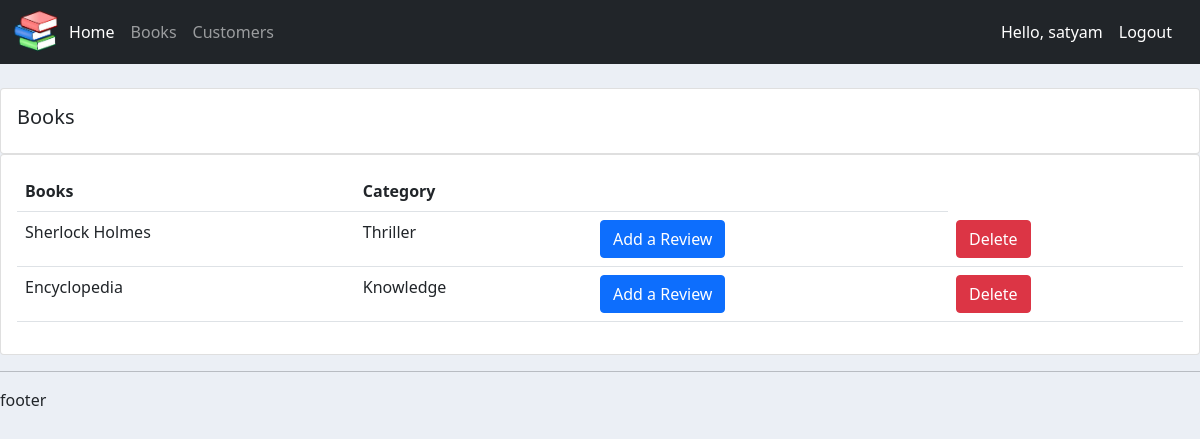
Page /books/ (signed in) on the earlier database version.
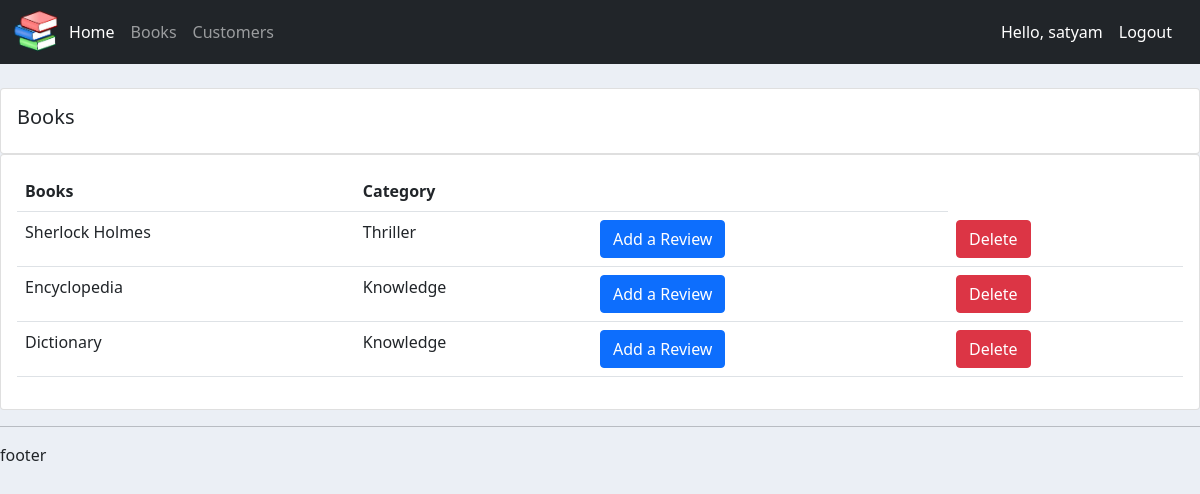
Same page on the later database version.
### accounts/models.py (models this page shows, shortened)
class Book(models.Model):
    name=models.CharField(max_length=200, null= True)
    category=models.CharField(max_length=200,null=True,choices=CATEGORY)
    datecreated=models.DateTimeField(auto_now_add=True, null=True)

### accounts/views.py (the view)
# urls.py: path('books/',views.books, name='books'),
@login_required(login_url='login')
def books(request):
    books=Book.objects.all()
    review=Review.objects.all()
    return render(request, 'accounts/books.html',{'books':books,'review':review})

### accounts/templates/accounts/books.html
{% extends 'accounts/main.html' %}
{% block content %}
<br>
<div class="row">
    <div class="col-md">
        <div class="card card-body">
            <h5>Books</h5>
        </div>
        <div class="card card-body">
            <table class="table">
                <tr>
                    <th>Books</th>
                    <th>Category</th>
                    <th></th>
                </tr>
                {% for i in books %}
                <tr>
                    <td>{{i.name}}</td>
                    <td>{{i.category}}</td>
                    <td> <a class="btn btn-primary me-2" href="{% url 'addreview' %}" role="button">Add a Review</a></td>
                    <td> <a class="btn btn-danger me-2" href="" role="button">Delete</a></td>
                </tr>
                {% endfor %}
            </table>
        </div>
    </div>
</div>
{% endblock %}

### accounts/templates/accounts/main.html (shortened to what this page needs)
{% load static %}
<!DOCTYPE html>
<html lang="en">
<head>
    <link href="https://cdn.jsdelivr.net/npm/bootstrap@5.1.3/dist/css/bootstrap.min.css" rel="stylesheet"
 />
    <link rel="stylesheet" href="{% static '/css/main.css' %}">
</head>
<body>
    {% include 'accounts/navbar.html' %}
    {%block content %}
    {% endblock %}
    <hr />
    <footer>footer</footer>
</body>
</html>

### accounts/templates/accounts/navbar.html (shortened to what this page needs)
{% load static %}
<nav class="navbar navbar-expand-lg navbar-dark bg-dark">
    <div class="container-fluid">
      <img id="logo" src="{% static 'images/logo.jpeg' %}" alt="">
      <div class="collapse navbar-collapse" id="navbarSupportedContent">
        <ul class="navbar-nav me-auto mb-2 mb-lg-0">
          <li class="nav-item">
            <a class="nav-link active" aria-current="page" href="{% url 'home' %}">Home</a>
          </li>
          <li class="nav-item">
            <a class="nav-link" href="{% url 'books' %}">Books</a>
          </li>
          {% if request.user.is_staff %}
          <li class="nav-item">
            <a class="nav-link" href="{% url 'customers' %}">Customers</a>
          </li>
          {% endif %}
        </ul>
        {% if user.is_authenticated %}
        <span class="hello">Hello, {{request.user}}</span>
        <a class="nav-link hello" href="{% url 'logout' %}">Logout</a>
        {% else %}
        <a class="btn btn-success me-2" href="{% url 'login' %}" role="button">Login</a>
        <a class="btn btn-danger me-2" href="{% url 'register' %}" role="button">Register</a>
        {% endif %}
      </div>
    </div>
  </nav>

### static/css/main.css (style rules this page uses)
#logo { height: 3em; }
body { background-color: #ebeff5; }

### accounts/templates/accounts/navbar.html (style rules this page uses)
.hello { color:white; }

Differences in the rows shown:
added Book: name "Dictionary", category "Knowledge"
